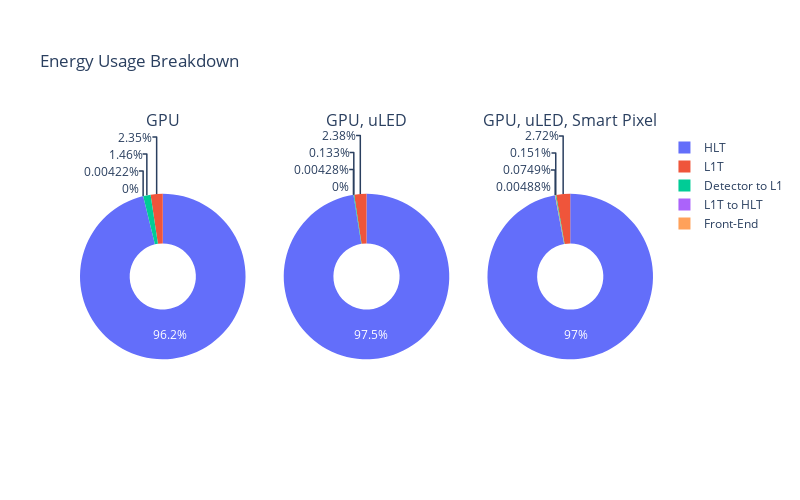

Notebook code for this chart:
### Code cell
fig = make_subplots(rows=1, cols=3, specs=[[{'type':'domain'}, {'type':'domain'}, {'type':'domain'}]], subplot_titles=runs_2[1:])

k2 = list(breakdown_2.keys())
# Add the data to the subplots
fig.add_trace(go.Pie(labels=k2, values=breakdown_2.iloc[1].values, name=runs_2[1]), 1, 1)
fig.add_trace(go.Pie(labels=k2, values=breakdown_2.iloc[2].values, name=runs_2[2]), 1, 2)
fig.add_trace(go.Pie(labels=k2, values=breakdown_2.iloc[3].values, name=runs_2[3]), 1, 3)

# Update the layout of the subplots
fig.update_traces(hole=.4, hoverinfo="label+percent+name")
fig.update_layout(title_text="Energy Usage Breakdown", width = 800, height = 500)

# Display the subplots
fig.show()
fig.write_image("experiment_pie_2.png")

### Figure 1 — Plotly figure (JSON) as saved in the notebook; plotly's stock layout.template omitted (floating-point values rounded to 4 significant figures)
{"data": [{"domain": {"x": [0, 0.2889], "y": [0, 1]}, "hole": 0.4, "hoverinfo": "label+percent+name", "labels": ["Front-End", "Detector to L1", "L1T", "L1T to HLT", "HLT"], "name": "GPU", "type": "pie", "values": [0, 58060.0, 93750.0, 168.1, 3832000.0]}, {"domain": {"x": [0.3556, 0.6444], "y": [0, 1]}, "hole": 0.4, "hoverinfo": "label+percent+name", "labels": ["Front-End", "Detector to L1", "L1T", "L1T to HLT", "HLT"], "name": "GPU, uLED", "type": "pie", "values": [0, 5226.0, 93750.0, 168.1, 3832000.0]}, {"domain": {"x": [0.7111, 1], "y": [0, 1]}, "hole": 0.4, "hoverinfo": "label+percent+name", "labels": ["Front-End", "Detector to L1", "L1T", "L1T to HLT", "HLT"], "name": "GPU, uLED, Smart Pixel", "type": "pie", "values": [2340, 4728.0, 85100.0, 152.6, 3032000.0]}], "layout": {"annotations": [{"font": {"size": 16}, "showarrow": false, "text": "GPU", "x": 0.1444, "xanchor": "center", "xref": "paper", "y": 1, "yanchor": "bottom", "yref": "paper"}, {"font": {"size": 16}, "showarrow": false, "text": "GPU, uLED", "x": 0.5, "xanchor": "center", "xref": "paper", "y": 1, "yanchor": "bottom", "yref": "paper"}, {"font": {"size": 16}, "showarrow": false, "text": "GPU, uLED, Smart Pixel", "x": 0.8556, "xanchor": "center", "xref": "paper", "y": 1, "yanchor": "bottom", "yref": "paper"}], "height": 500, "title": {"text": "Energy Usage Breakdown"}, "width": 800}}
